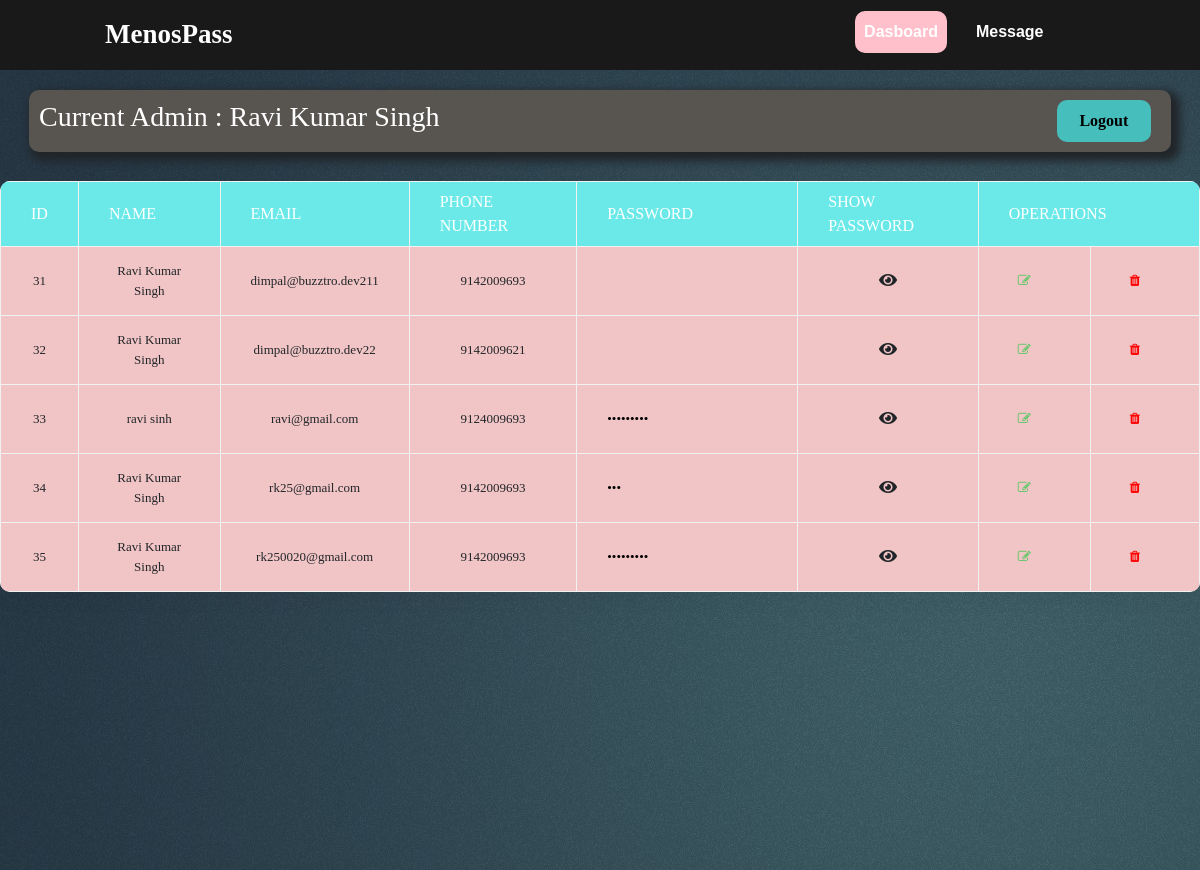
Screenshot of /admin/admin.php (signed in) with the database file from the repository.
### tables this page shows
CREATE TABLE `user` (
  `id` int(11) NOT NULL,
  `name` text NOT NULL,
  `email` varchar(50) NOT NULL,
  `phone` varchar(10) NOT NULL,
  `password` varchar(255) NOT NULL,
  `512_encrypt` varchar(250) NOT NULL
);

### fuc.php (called while the page is built, shortened)
<?php
$key = 'qkwjdiw239&&jdafweihbrhnan&^%$ggdnawhd4njshjwuuO';
  function decryptthis($data, $key) {
    $encryption_key = base64_decode($key);
    list($encrypted_data, $iv) = array_pad(explode('::', base64_decode($data), 2),2,null);
    return openssl_decrypt($encrypted_data, 'aes-256-cbc', $encryption_key, 0, $iv);
  }
?>

### admin/admin.php (the view, shortened to what this page needs)
<?php
include "db_conn.php";
include "../fuc.php";
?>
<!DOCTYPE html>
<html lang="en">
<head>
    <link rel="stylesheet" type="text/css" href="../main.css">
    <link rel="stylesheet" href="https://use.fontawesome.com/releases/v5.6.3/css/all.css">
    <link rel="stylesheet" href="https://stackpath.bootstrapcdn.com/bootstrap/4.3.1/css/bootstrap.min.css">
    <link rel="stylesheet" href="https://cdnjs.cloudflare.com/ajax/libs/font-awesome/4.7.0/css/font-awesome.min.css" />
</head>
<body >
<nav class="nav_bar background h-nav-resp" style = "justify-content: flex-end;">
        <ul class="nav-list v-class-resp">
        <div class="logo">
          <p class="name"  style = "margin-top: 30px;" >MenosPass</p>
        </div>
            <li><a class = "active"  href="home.php">Dasboard</a></li>
            <li><a  href="show_mess.php">Message</a></li>
        </ul>
    </nav>
      <div class="centre-div" style = "background:url(bg.jpg)">
      <div class="row" style = "border-radius: 10px;
    margin: 29px;
    margin-top: 0px;
    border: 0px;
    box-shadow: 5px 5px 9px 4px;
    background: #585550;">
         <div class = "left"  style = " ">
           <h3 style = "color:white; padding:10px;">Current Admin : <?php echo $_SESSION['name'];     ?></h3>
           </div>
           <div class = "right"  style = "">
           <a style = "color: #000000;
    font-weight: 700;
    background: #41e7e7b8;
    padding: 9px;
    margin-right: 20px;
    border-radius: 10px;" href="logout.php">Logout</a>
           </div>
         </div>
           <div class="table-responsive" style="border-collapse: collapse;
                                             background-color: rgb(255, 255, 255);
                                             box-shadow: 0 10px 20px 0 rgba(0, 0,0, .03);
                                             border-radius: 10px;
                                             background:url(bg.jpg);
                                             margin: auto;">
           <table >
              <thead>
               <tr>
               <th>id</th>
               <th>Name</th>
               <th>Email</th>
               <th>Phone number</th>
               <th>password</th>
               <th> show password</th>
               <th colspan="2">Operations</th>
               </tr>
              </thead>
                 <tbody>
                       <?php
                          $sql = "SELECT * FROM user";
                          $query = mysqli_query($con , $sql);
                          while ($res = mysqli_fetch_array($query)){
                            $a = $res['password'];
                            $enc=decryptthis($a, $key);
                        ?>
                            <tr style = "background:#f1c5c5;" >
                            <td><?php echo $res['id'];?></td>
                            <td><?php echo $res['name'];?></td>
                            <td><?php echo $res['email'];?></td>
                            <td><?php echo $res['phone'];?></td>
                            <td><input type = "password" style = "border:none; background:#f1c5c5;" readonly  value = "<?php echo $enc?>" name ="viewPass"></td>
                            <td><button type="button" id=""  class="btn btn-default" name="dynamic"><span class="fas fa-eye" aria-hidden="true"></span></button> </td>
                             <td> <a href="edit.php?id=<?php echo $res['id'];?>" data-toggle="tooltip" data-placement="top" title="UPDATE"><i class = "fa fa-edit" aria-hidden = "true"></i></a>
                            </td>
                            <td><a class = "delete" href="delete.php?id=<?php echo $res['id'];?>" data-toggle="tooltip" data-placement="top" title="DELETE"> <i class = "fa fa-trash" aria-hidden = "true"></i>
                            </a></td>
                        </tr>
                    <?php
                      }
                       ?>
                </tbody>
           </table>
            </div>
      </div>
</body>
</html>

### main.css (style rules this page uses)
* { margin: 0; padding: 0; font-family: 'Brush Script MT, Brush Script Std, cursive'; }
html { scroll-behavior: smooth; }
.logo { width: 15%; display: flex; justify-content: flex-start; align-items: center; padding-left: 10px; padding-right: 750px; }
.name { color: white; font-size: 27px; font-weight: 600; }
.nav_bar { display:flex; align-items: center; justify-content: center; position: sticky; top:0; cursor: pointer; }
.nav-list { display: flex; align-items: center; }
.nav-list li { list-style-type: none; padding-top: 10px; }
.nav-list li a { text-decoration: none; color: white; font-family: sans-serif; width: max-content; }
.background { height: 70px; background:rgb(26, 25, 25); background-size: cover; background-blend-mode: darken; }
.centre-div { width: 100%; height: 100vh; background: -webkit-linear-gradient(left , #091edd , #ecdbdb ); padding: 20px 0 0 0; box-shadow: 0 10px 20px 0 rgb(0 0 0 / 3%); background-repeat: no-repeat; background-size: cover; }
table { border-collapse: collapse; background-color: #fff; box-shadow: 0 10px 20px 0 rgba(0, 0,0, .03); border-radius: 10px; margin: auto; }
th,td { border: 1px solid #f2f2f2; padding: 8px 30px; text-align: center; }
th { text-transform: uppercase; font-weight: 500; color:white; background: #6be9e9; }
td { font-size: 13px; }
.fa { font-size: 18px; }
a { color: #000000; font-weight: 700; background: #41e7e7b8; padding: 9px; margin-right: 20px; border-radius: 10px; }
.fa-edit { color: #63c76a; }
.fa-trash { color: red; }
a { text-decoration: none; display: flex; justify-content: center; text-align: center; }
.row:after { content: ""; display: table; clear: both; }
.left { width: 90%; }
.right { width: 10%; margin: auto; }
.btn { padding: 8px 20px; margin:7px 0 ; border: 2px solid white; border-radius: none; color: red; cursor: pointer; }

### admin/admin.php (style rules this page uses)
.nav-list li a.active { background:pink; }

### rows the page displays
user: id "31", name "Ravi Kumar Singh", email "dimpal@buzztro.dev211", phone "9142009693"
user: id "32", name "Ravi Kumar Singh", email "dimpal@buzztro.dev22", phone "9142009621"
user: id "33", name "ravi sinh", email "ravi@gmail.com", phone "9124009693"
user: id "34", name "Ravi Kumar Singh", email "rk25@gmail.com", phone "9142009693"
user: id "35", name "Ravi Kumar Singh", email "rk250020@gmail.com", phone "9142009693"

### other values shown
$_SESSION['name'] "Ravi Kumar Singh"
